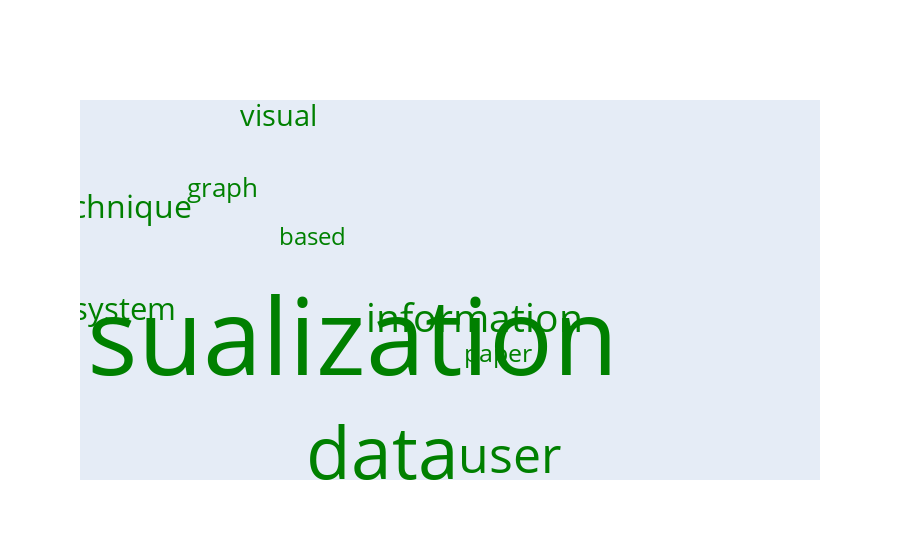

This figure's notebook cell:
### Code cell
import plotly
import plotly.graph_objs as go
from plotly.offline import plot
import random
data = go.Scatter(x=[random.random() for i in range(30)],
                 y=[random.random() for i in range(30)],
                 mode='text',
                 text=lda.get_top_n_word_probs_for_topic_i(2, 10).Words,
                 marker={'opacity': 0.3},
                 textfont={'size': lda.get_top_n_word_probs_for_topic_i(2, 10).Probabilities * 4000, 
                           'color': lda.get_colors()[2]})
layout = go.Layout({'xaxis': {'showgrid': False, 'showticklabels': False, 'zeroline': False},
                    'yaxis': {'showgrid': False, 'showticklabels': False, 'zeroline': False}})
fig = go.Figure(data=[data], layout=layout)

fig

### Figure 1 — Plotly figure (JSON) as saved in the notebook; plotly's stock layout.template omitted (floating-point values rounded to 4 significant figures)
{"data": [{"marker": {"opacity": 0.3}, "mode": "text", "text": ["based", "paper", "graph", "visual", "system", "technique", "information", "user", "data", "visualization"], "textfont": {"color": "green", "size": [23.76, 24.54, 26.32, 29.4, 30.9, 31.8, 38.65, 49.88, 73.07, 106.3]}, "type": "scatter", "x": [0.3108, 0.5796, 0.1787, 0.2614, 0.03624, 0.02572, 0.5465, 0.5975, 0.4117, 0.3106, 0.7352, 0.9438, 0.3094, 0.3219, 0.4501, 0.5107, 0.9015, 0.2599, 0.4677, 0.9948, 0.1457, 0.2989, 0.7519, 0.7018, 0.04032, 0.4928, 0.8915, 0.9623, 0.7323, 0.9726], "y": [0.6415, 0.3671, 0.7563, 0.9247, 0.4695, 0.7106, 0.4458, 0.1231, 0.121, 0.3864, 0.7754, 0.3948, 0.2137, 0.5666, 0.4764, 0.401, 0.1494, 0.6547, 0.8948, 0.3593, 0.8974, 0.7502, 0.5465, 0.8892, 0.5238, 0.2469, 0.8383, 0.8789, 0.7608, 0.121]}], "layout": {"xaxis": {"showgrid": false, "showticklabels": false, "zeroline": false}, "yaxis": {"showgrid": false, "showticklabels": false, "zeroline": false}}}
